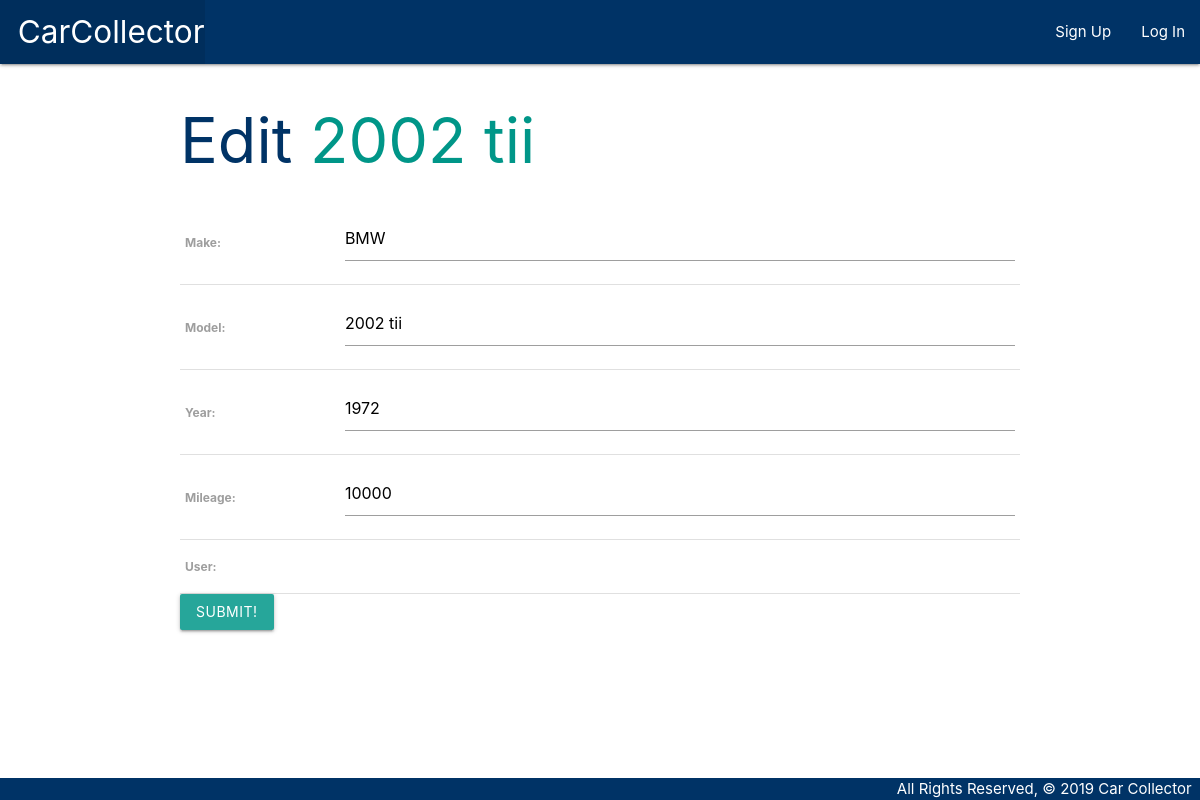
/cars/2/update/, run on the app's committed database.
### main_app/models.py (models this page shows, shortened)
class Car(models.Model):
    make = models.CharField(max_length=50)
    model = models.CharField(max_length=50)
    year = models.IntegerField()
    mileage = models.IntegerField()
    user = models.ForeignKey(User, on_delete=models.CASCADE)

### main_app/views.py (the view)
# urls.py: path('cars/<int:pk>/update/', views.CarUpdate.as_view(), name='cars_update'),
class CarUpdate(UpdateView):
  model = Car
  fields = '__all__'

### main_app/templates/main_app/car_form.html (shortened to what this page needs)
{% extends 'base.html' %}
{% block content %}
    {% if object %}
    <h1>Edit <span class="teal-text">{{object.model}}</span></h1>
    {% else %}
    <h1>Add Car</h1>
    {% endif %}
    <form action="" method="post">
        <table>
            {{ form.as_table }}
        </table>
        <input type="submit" value="Submit!" class="btn">
    </form>
{% endblock %}

### main_app/static/css/style.css (style rules this page uses)
h1, h2 { color: #003366 }
body { display: flex; min-height: 100vh; flex-direction: column; }

### data on the page
Car: model "2002 tii", make "BMW", year "1972", mileage "10000"
